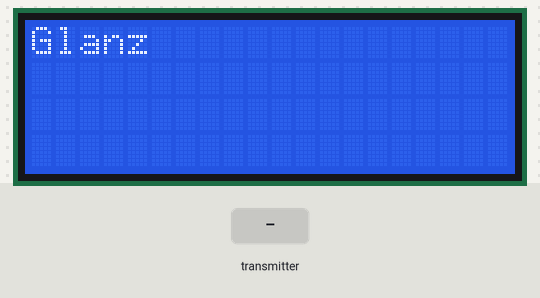
Bench run of a sketch on a simulated Arduino Uno, built with avr-gcc and run on an emulated ATmega328P. Parts: 20×4 character LCD. The inputs (shaded band) are chosen by the test bench. No radio packets arrive unless stated; what the sketch prints to the serial monitor is not drawn.

Above: at 1.2 s.
1.3 s: the transmitter starts sending dataToReceive.0 = 0
At 3.3 s:
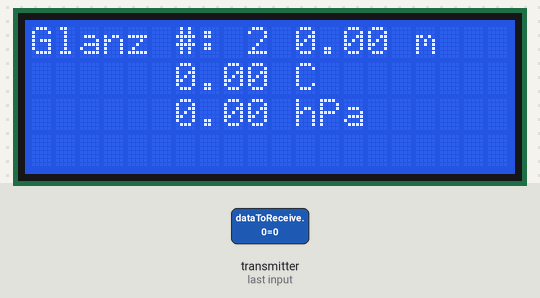
6.9 s: the transmitter starts sending dataToReceive.1 = 25
At 9.4 s:
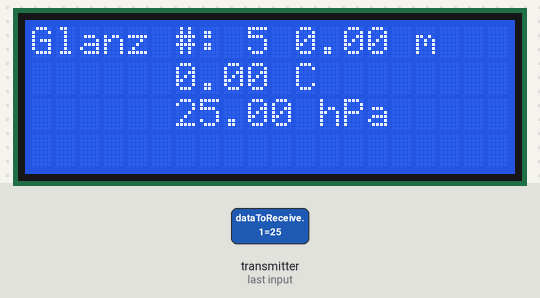
11.8 s: the transmitter starts sending dataToReceive.1 = 0
At 13.0 s:
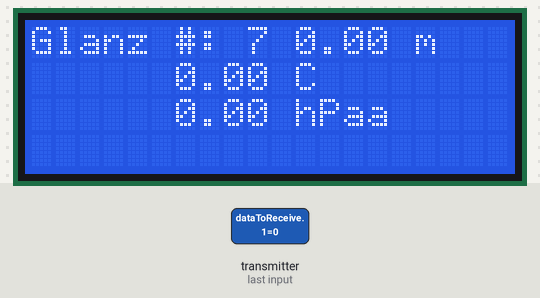
17.4 s: the transmitter starts sending dataToReceive.2 = 25
At 19.2 s:
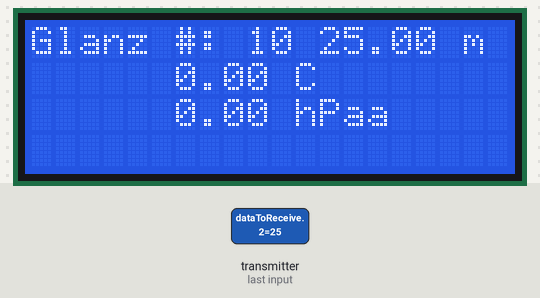
22.1 s: the transmitter starts sending dataToReceive.2 = 0
At 23.0 s:
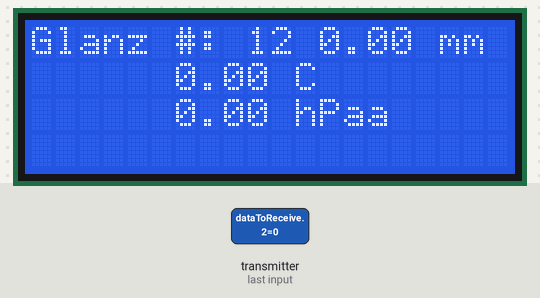
27.7 s: the transmitter starts sending dataToReceive.1 = 50
At 29.3 s:
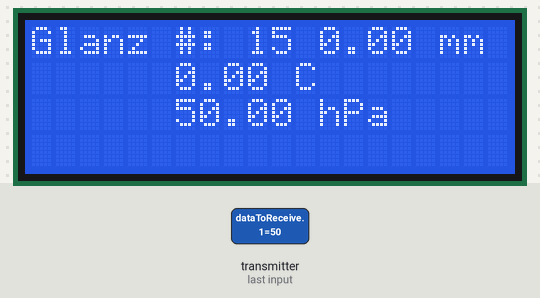
Timing chart, 0 to 30.8 s (numbered marks = the images above; inputs shaded):
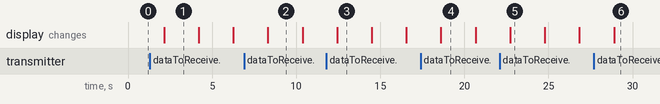

Measured:
- after the input at 1.3 s, the display: changes after 0.85 s (image 1)
- after the input at 11.8 s, the display: changes after 0.64 s (image 3)
- after the input at 22.1 s, the display: changes after 0.63 s (image 5)
- after the input at 27.7 s, the display: changes after 1.2 s (image 6)
- what the display in image 4 shows lasts 2.1 s, from 18.6 s to 20.7 s

The sketch:

NRF24L01_BMP280_LCD-Rx.ino
```cpp
//Include Libraries
#include <SPI.h>
#include <nRF24L01.h>
#include <RF24.h>
#include <Wire.h> 
#include <LiquidCrystal_I2C.h>
LiquidCrystal_I2C lcd(0x27, 20, 4);

//create an RF24 object
RF24 radio(9, 10);  // CE, CSN

//const byte address[6] = "00001"; //channel
const byte thisSlaveAddress[5] = {'R','x','A','A','A'};

float temperatureValue;
float pressureValue;
float altitudeValue;
bool newData = false;

void setup() {
  while (!Serial);
  Serial.begin(9600);
  Serial.println("nRF24L01 and BMP280 Project: Rx");
  Serial.println("with Arduino UNO R3 by Glanz and Freya");

  lcd.init();
  lcd.clear();
  lcd.backlight();
  lcd.clear();
  lcd.print("Glanz");

  // Setup the receiver
  radio.begin();
  //radio.setPALevel(RF24_PA_LOW);
  radio.setDataRate(RF24_1MBPS);
  radio.openReadingPipe(1, thisSlaveAddress);
  radio.startListening();

  //set the address
  //radio.setAutoAck(false);
  //radio.setDataRate(RF24_250KBPS);

}

int i = 1;
void loop(){
  while (i > 0) {
  getData();
  showData();
  i++;
  }
  delay(2000);
}

void getData(){
  if (radio.available()){
    float dataToReceive[3];
    radio.read(&dataToReceive, sizeof(dataToReceive));

    temperatureValue = dataToReceive[0];
    pressureValue = dataToReceive[1];
    altitudeValue = dataToReceive[2];

    newData = true;
  }
}


void showData(){

  if (newData == true){
    Serial.print("Data received\t");
    Serial.print(F("#  "));
    Serial.print(i);
    Serial.println();

    Serial.print(F("Temperature = "));
    Serial.print(temperatureValue);
    Serial.println(" °C");

    Serial.print(F("Pressure = "));
    Serial.print(pressureValue);
    Serial.println(" hPa");

    Serial.print(F("Approx altitude = "));
    Serial.print(altitudeValue);
    Serial.println(" m");
    Serial.println();

    lcd.setCursor(6,0);
    lcd.print("#: "),lcd.print(i),lcd.print(" "),lcd.print(altitudeValue),lcd.print(" m");
    lcd.setCursor(6,1), lcd.print(temperatureValue),lcd.print(" C");
    lcd.setCursor(6,2), lcd.print(pressureValue),lcd.print(" hPa");

    newData = false;
  }
  delay(2000);
}
```
